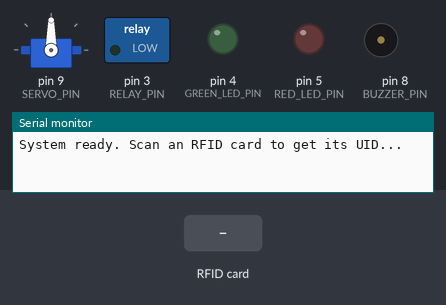
A sketch run on a simulated Arduino Uno, built with avr-gcc and run on an emulated ATmega328P. Parts: servo, switched loads named in the sketch (green lamp = pin HIGH), output pins drawn as LEDs (lit = HIGH), buzzer (waves = sounding, pin HIGH), the last lines printed to the serial monitor. Inputs (shaded band) come from the test bench. Pins used as bus, display or sensor lines are not drawn.

Above: at 1.2 s.
1.3 s: RFID card 5E 7A 19 C4 held to the reader
At 1.4 s:
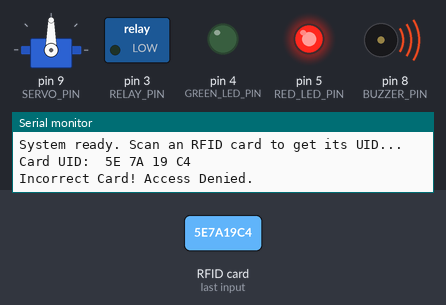
4.3 s: RFID card 60 EA 21 12 held to the reader
At 4.64 s:
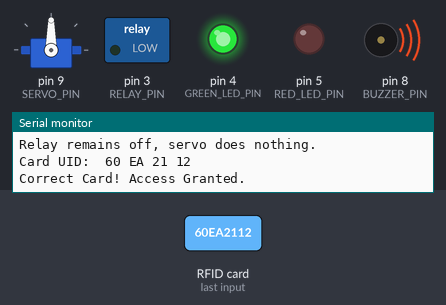
At 5.9 s:
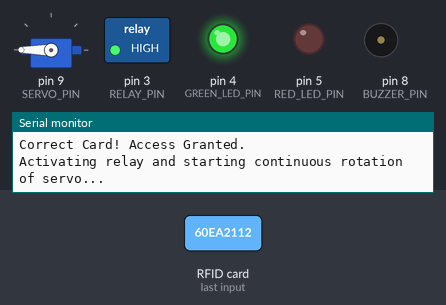
Timing chart, 0 to 11.2 s (numbered marks = the images above; inputs shaded):
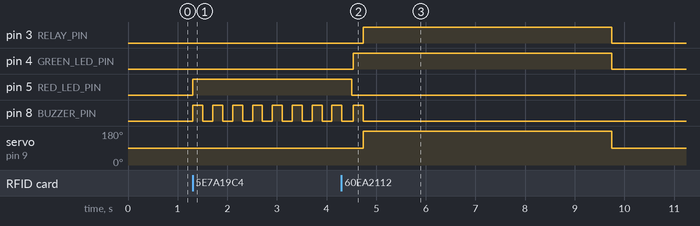

Measured:
- after the input at 1.3 s, pin 5 (RED_LED_PIN): LOW → HIGH at once; pin 8 (BUZZER_PIN): alternates HIGH for 0.20 s and LOW for 0.20 s, starting at once
- after the input at 4.3 s, pin 3 (RELAY_PIN): LOW → HIGH after 0.44 s, → LOW 5.0 s later; pin 4 (GREEN_LED_PIN): LOW → HIGH after 0.24 s, → LOW 5.2 s later; servo on pin 9 (SERVO_PIN): 90° → 180° after 0.44 s, → 90° 5.0 s later

The sketch:

RFID-MODULE.ino
```cpp
#include <SPI.h>
#include <MFRC522.h>
#include <Servo.h>

#define SS_PIN 10
#define RST_PIN 7
#define GREEN_LED_PIN 4   // Green LED pin
#define RED_LED_PIN 5     // Red LED pin
#define BUZZER_PIN 8      // Buzzer pin
#define RELAY_PIN 3       // Relay pin to control servo motor
#define SERVO_PIN 9       // Servo motor pin

MFRC522 rfid(SS_PIN, RST_PIN);  // Create MFRC522 instance
Servo myServo;                  // Create Servo instance

// Define the correct card UID (replace with your actual card UID)
byte correctCardUID[] = {0x60, 0xEA, 0x21, 0x12}; // Example UID

void setup() {
  Serial.begin(9600);         // Start the serial communication at 9600 baud rate
  SPI.begin();                // Start the SPI bus
  rfid.PCD_Init();            // Initialize the MFRC522 reader

  // Set the LED, Buzzer, and Relay pins as outputs
  pinMode(GREEN_LED_PIN, OUTPUT);
  pinMode(RED_LED_PIN, OUTPUT);
  pinMode(BUZZER_PIN, OUTPUT);
  pinMode(RELAY_PIN, OUTPUT);

  // Attach the servo motor to the defined pin
  myServo.attach(SERVO_PIN);

  // Turn off all initially (LEDs, buzzer, relay)
  digitalWrite(GREEN_LED_PIN, LOW);
  digitalWrite(RED_LED_PIN, LOW);
  digitalWrite(BUZZER_PIN, LOW);
  digitalWrite(RELAY_PIN, LOW);  // Relay off initially

  Serial.println("System ready. Scan an RFID card to get its UID...");
}

void loop() {
  // Check if a new RFID card is present
  if (!rfid.PICC_IsNewCardPresent()) {
    return;
  }

  // Read the card's serial number (UID)
  if (!rfid.PICC_ReadCardSerial()) {
    return;
  }

  // Print the UID of the card to the serial monitor
  Serial.print("Card UID: ");
  for (byte i = 0; i < rfid.uid.size; i++) {
    Serial.print(rfid.uid.uidByte[i] < 0x10 ? " 0" : " ");
    Serial.print(rfid.uid.uidByte[i], HEX);
  }
  Serial.println(); // Add a new line after the UID

  // Check if the scanned card is the correct one
  if (checkUID(rfid.uid.uidByte, rfid.uid.size)) {
    // Correct card detected
    Serial.println("Correct Card! Access Granted.");
    digitalWrite(GREEN_LED_PIN, HIGH);  // Turn on green LED
    digitalWrite(BUZZER_PIN, HIGH);     // Turn on buzzer for short beep
    delay(200);                         // Beep duration
    digitalWrite(BUZZER_PIN, LOW);      // Turn off buzzer

    // Activate relay and start servo motor (continuous rotation)
    Serial.println("Activating relay and starting continuous rotation of servo...");
    digitalWrite(RELAY_PIN, HIGH);      // Turn on relay (enable servo motor)
    myServo.write(180);                 // Servo rotates continuously in one direction
    delay(5000);                        // Keep rotating for 5 seconds (or adjust as needed)

    // Stop the servo motor
    Serial.println("Stopping servo motor...");
    myServo.write(90);                  // Stop servo motor (neutral position)
    digitalWrite(RELAY_PIN, LOW);       // Turn off relay (disable servo motor)
    digitalWrite(GREEN_LED_PIN, LOW);   // Turn off green LED
  } else {
    // Incorrect card detected
    Serial.println("Incorrect Card! Access Denied.");
    digitalWrite(RED_LED_PIN, HIGH);    // Turn on red LED

    // Continuous short beeps for 3 seconds
    unsigned long startTime = millis(); // Record the start time
    while (millis() - startTime < 3000) {  // 3 seconds duration
      digitalWrite(BUZZER_PIN, HIGH);   // Turn on buzzer for short beep
      delay(200);                       // Beep duration
      digitalWrite(BUZZER_PIN, LOW);    // Turn off buzzer
      delay(200);                       // Pause between beeps
    }

    digitalWrite(RED_LED_PIN, LOW);     // Turn off red LED

    // Keep relay off, so the servo motor does nothing
    Serial.println("Relay remains off, servo does nothing.");
    digitalWrite(RELAY_PIN, LOW);       // Ensure relay is off
    myServo.write(90);                  // Ensure servo motor is stopped
  }

  // Halt the card after reading the UID
  rfid.PICC_HaltA();
}

// Routine to compare the scanned UID with the correct one
bool checkUID(byte *buffer, byte bufferSize) {
  if (bufferSize != sizeof(correctCardUID)) return false; // If sizes don't match
  for (byte i = 0; i < bufferSize; i++) {
    if (buffer[i] != correctCardUID[i]) return false;
  }
  return true;
}
```

rfid_ID_checker.c
```cpp
#include <SPI.h>
#include <MFRC522.h>

#define SS_PIN 10
#define RST_PIN 9

MFRC522 rfid(SS_PIN, RST_PIN);  // Create MFRC522 instance

void setup() {
  Serial.begin(9600);   // Start the serial communication at 9600 baud rate
  SPI.begin();          // Start the SPI bus
  rfid.PCD_Init();      // Initialize the MFRC522 reader
  Serial.println("Scan an RFID card to get its UID...");
}

void loop() {
  // Check if a new RFID card is present
  if (!rfid.PICC_IsNewCardPresent()) {
    return;
  }

  // Read the card's serial number (UID)
  if (!rfid.PICC_ReadCardSerial()) {
    return;
  }

  // Print the UID of the card to the serial monitor
  Serial.print("Card UID: ");
  for (byte i = 0; i < rfid.uid.size; i++) {
    Serial.print(rfid.uid.uidByte[i] < 0x10 ? " 0" : " ");
    Serial.print(rfid.uid.uidByte[i], HEX);
  }
  Serial.println(); // Add a new line after the UID

  // Halt the card after reading the UID
  rfid.PICC_HaltA();
}
```
